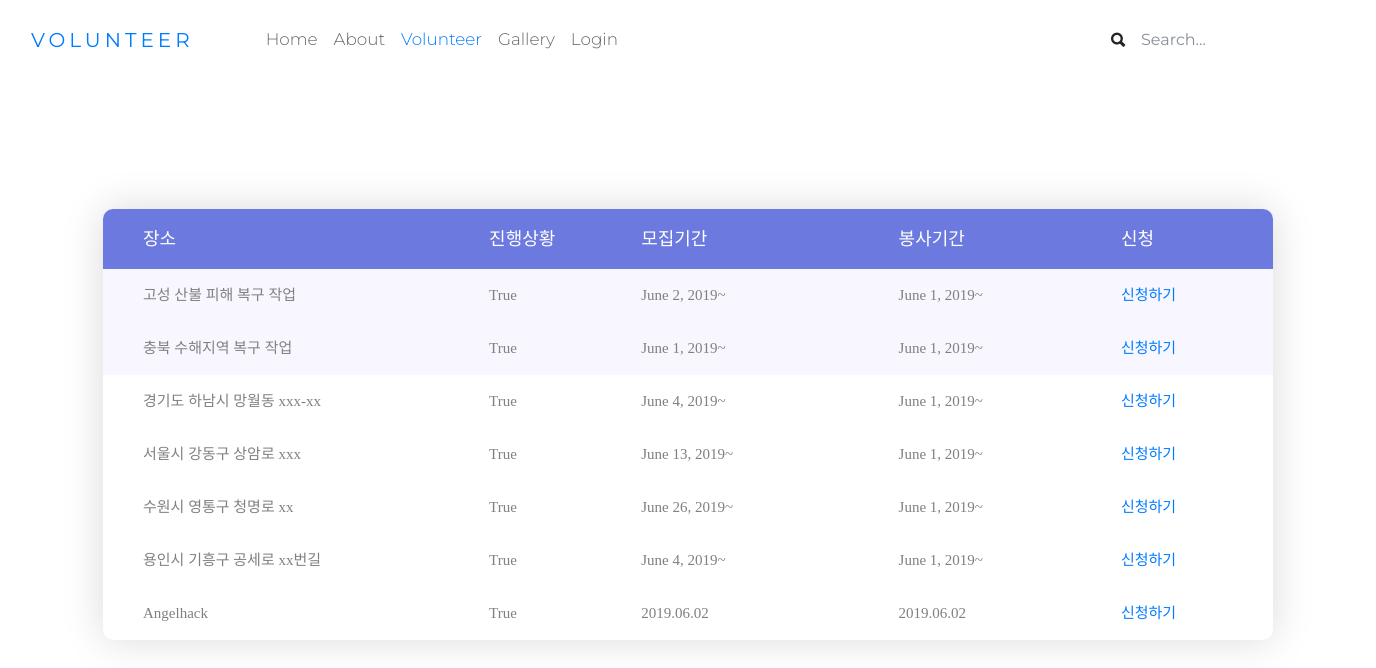
/volunteer/, run on the app's committed database.
### main/models.py (models this page shows, shortened)
class Beneficiary(models.Model):
    address = models.CharField(max_length=200)
    vol_st = models.DateField()
    vol_en = models.DateField()
    sup_st = models.DateField()
    sup_en = models.DateField()
    people = models.IntegerField(default=0)
    status = models.BooleanField('모집 중', default=0)
    notice = models.BooleanField('긴급')
    image = models.ImageField(upload_to='home/images/', default="null")
    need = models.IntegerField()

### main/views.py (the view)
# urls.py: path('volunteer/', views.volunteer, name='volunteer'),
def volunteer(request):
    lists = Beneficiary.objects
    return render(request, 'volunteer.html', {'lists':lists})

### main/templates/volunteer.html (shortened to what this page needs)
{% load staticfiles %}
<!DOCTYPE html>
<html lang="en">
<head>
    <link rel="stylesheet" href="{%static 'home/css/animate.css'%}">
    <link rel="stylesheet" href="{%static 'home/css/owl.carousel.min.css'%}">
    <link rel="stylesheet" href="{%static 'home/css/jquery.fancybox.min.css'%}">
    <link rel="stylesheet" href="{%static 'home/fonts/ionicons/css/ionicons.min.css'%}">
    <link rel="stylesheet" href="{%static 'home/fonts/fontawesome/css/font-awesome.min.css'%}">
    <link rel="stylesheet" href="{%static 'home/fonts/flaticon/font/flaticon.css'%}">
    <link rel="stylesheet" href="{%static 'home/css/style.css'%}">
	<link rel="stylesheet" type="text/css" href="{%static 'table/vendor/bootstrap/css/bootstrap.min.css'%}">
	<link rel="stylesheet" type="text/css" href="{%static 'table/fonts/font-awesome-4.7.0/css/font-awesome.min.css'%}">
	<link rel="stylesheet" type="text/css" href="{%static 'table/vendor/animate/animate.css'%}">
	<link rel="stylesheet" type="text/css" href="{%static 'table/vendor/select2/select2.min.css'%}">
	<link rel="stylesheet" type="text/css" href="{%static 'table/vendor/perfect-scrollbar/perfect-scrollbar.css'%}">
	<link rel="stylesheet" type="text/css" href="{%static 'table/css/util.css'%}">
	<link rel="stylesheet" type="text/css" href="{%static 'table/css/main.css'%}">
</head>
<body>
	<header role="banner">
        <nav class="navbar navbar-expand-lg  bg-dark">
          <div class="container-fluid">
            <a class="navbar-brand " href="{% url 'home'%}">Volunteer</a>
            <div class="collapse navbar-collapse" id="navbarsExample05">
              <ul class="navbar-nav pl-md-5 mr-auto">
                <li class="nav-item">
                  <a class="nav-link" href="{% url 'home'%}">Home</a>
                </li>
                <li class="nav-item">
                  <a class="nav-link" href="{% url 'about'%}">About</a>
                </li>
                <li class="nav-item dropdown">
                    <a class="nav-link active" href="{% url 'volunteer'%}">Volunteer</a>
                </li>
                <li class="nav-item">
                  <a class="nav-link" href="{% url 'gallery'%}">Gallery</a>
                </li>
                {% if user.is_authenticated %}
                <li class="nav-item">
                  <a class="nav-link" href="{% url 'logout'%}">Logout</a>
                  <form id="logout" method="POST" action="">
                      {% csrf_token %} <input type="hidden" />
                  </form>
                </li>
                <li class="nav-item">
                  <a class="nav-link" href="{% url 'coaches'%}">Mypage</a>
                </li>
                {% else %}
                <li class="nav-item">
                  <a class="nav-link" href="{% url 'login'%}">Login</a>
                </li>
                {% endif %}
              </ul>
              <div class="navbar-nav ml-auto">
                <form method="post" class="search-form">
                  <span class="icon ion ion-search"></span>
                  <input type="text" class="form-control" placeholder="Search...">
                </form>
              </div>
            </div>
          </div>
        </nav>
      </header>
	<div class="limiter">
		<div class="container-table100">
			<div class="wrap-table100">
				<div class="table100 ver1 m-b-110">
					<div class="table100-head">
						<table>
							<thead>
								<tr class="row100 head">
									<th class="cell100 column1">장소</th>
									<th class="cell100 column2">진행상황</th>
									<th class="cell100 column3">모집기간</th>
									<th class="cell100 column4">봉사기간</th>
									<th class="cell100 column5">신청</th>
								</tr>
							</thead>
						</table>
					</div>
					<div class="table100-body js-pscroll">
						<table>
							<tbody>
                {% for list in lists.all %}
                <tr class="row100 body">
                {% if list.notice == False %}
									<td class="cell100 column1">{{ list.address }}</td>
									<td class="cell100 column2">{{ list.status }}</td>
									<td class="cell100 column3">{{ list.vol_st }}~{{ list.vol_ed }}</td>
									<td class="cell100 column4">{{ list.sup_st }}~{{ list.sup_ed }}</td>
									<td class="cell100 column5"><a href="#">신청하기</a></td>
                {%endif%}
                </tr>
								<tr class="row100 body">
                {%if list.notice == True %}
                	<td class="cell100 column1">{{ list.address }}</td>
									<td class="cell100 column2">{{ list.status }}</td>
									<td class="cell100 column3">{{ list.vol_st }}~{{ list.vol_ed }}</td>
									<td class="cell100 column4">{{ list.sup_st }}~{{ list.sup_ed }}</td>
									<td class="cell100 column5"><a href="#">신청하기</a></td>
                {%endif%}
								</tr>
                {% endfor %}
                <tr class="row100 body">
									<td class="cell100 column1">Angelhack</td>
									<td class="cell100 column2">True</td>
									<td class="cell100 column3">2019.06.02</td>
									<td class="cell100 column4">2019.06.02</td>
									<td class="cell100 column5"><a href= "{% url 'angelhack' %}">신청하기</a></td>
                </tr>
							</tbody>
						</table>
                    </div>
				</div>
			</div>
		</div>
	</div>
</body>
</html>

### main/static/table/css/main.css (style rules this page uses)
* { margin: 0px; padding: 0px; box-sizing: border-box; }
body, html { height: 100%; font-family: sans-serif; }
a { margin: 0px; transition: all 0.4s; -webkit-transition: all 0.4s; -o-transition: all 0.4s; -moz-transition: all 0.4s; }
ul, li { margin: 0px; list-style-type: none; }
input { display: block; outline: none; border: none !important; }
.js-pscroll { position: relative; overflow: hidden; }
.limiter { width: 1366px; margin: 0 auto; }
.container-table100 { width: 100%; min-height: 100vh; background: #fff; display: -webkit-box; display: -webkit-flex; display: -moz-box; display: -ms-flexbox; display: flex; align-items: center; justify-content: center; flex-wrap: wrap; padding: 33px 30px; }
.wrap-table100 { width: 1170px; }
.table100 { background-color: #fff; }
table { width: 100%; }
th, td { font-weight: unset; padding-right: 10px; }
.column1 { width: 33%; padding-left: 40px; }
.column2 { width: 13%; }
.column3 { width: 22%; }
.column4 { width: 19%; }
.column5 { width: 13%; }
.table100-head th { padding-top: 18px; padding-bottom: 18px; }
.table100-body td { padding-top: 16px; padding-bottom: 16px; }
.table100 { position: relative; padding-top: 60px; }
.table100-head { position: absolute; width: 100%; top: 0; left: 0; }
.table100-body { max-height: 585px; overflow: auto; }
.table100.ver1 th { font-family: Lato-Bold; font-size: 18px; color: #fff; line-height: 1.4; background-color: #6c7ae0; }
.table100.ver1 td { font-family: Lato-Regular; font-size: 15px; color: #808080; line-height: 1.4; }
.table100.ver1 .table100-body tr:nth-child(even) { background-color: #f8f6ff; }
.table100.ver1 { border-radius: 10px; overflow: hidden; box-shadow: 0 0px 40px 0px rgba(0, 0, 0, 0.15); -moz-box-shadow: 0 0px 40px 0px rgba(0, 0, 0, 0.15); -webkit-box-shadow: 0 0px 40px 0px rgba(0, 0, 0, 0.15); -o-box-shadow: 0 0px 40px 0px rgba(0, 0, 0, 0.15); -ms-box-shadow: 0 0px 40px 0px rgba(0, 0, 0, 0.15); }

### data on the page
Beneficiary: address "고성 산불 피해 복구 작업", status "True", vol_st "June 2, 2019", sup_st "June 1, 2019"
Beneficiary: address "충북 수해지역 복구 작업", status "True", vol_st "June 1, 2019", sup_st "June 1, 2019"
Beneficiary: address "경기도 하남시 망월동 xxx-xx", status "True", vol_st "June 4, 2019", sup_st "June 1, 2019"
Beneficiary: address "서울시 강동구 상암로 xxx", status "True", vol_st "June 13, 2019", sup_st "June 1, 2019"
Beneficiary: address "수원시 영통구 청명로 xx", status "True", vol_st "June 26, 2019", sup_st "June 1, 2019"
Beneficiary: address "용인시 기흥구 공세로 xx번길", status "True", vol_st "June 4, 2019", sup_st "June 1, 2019"
